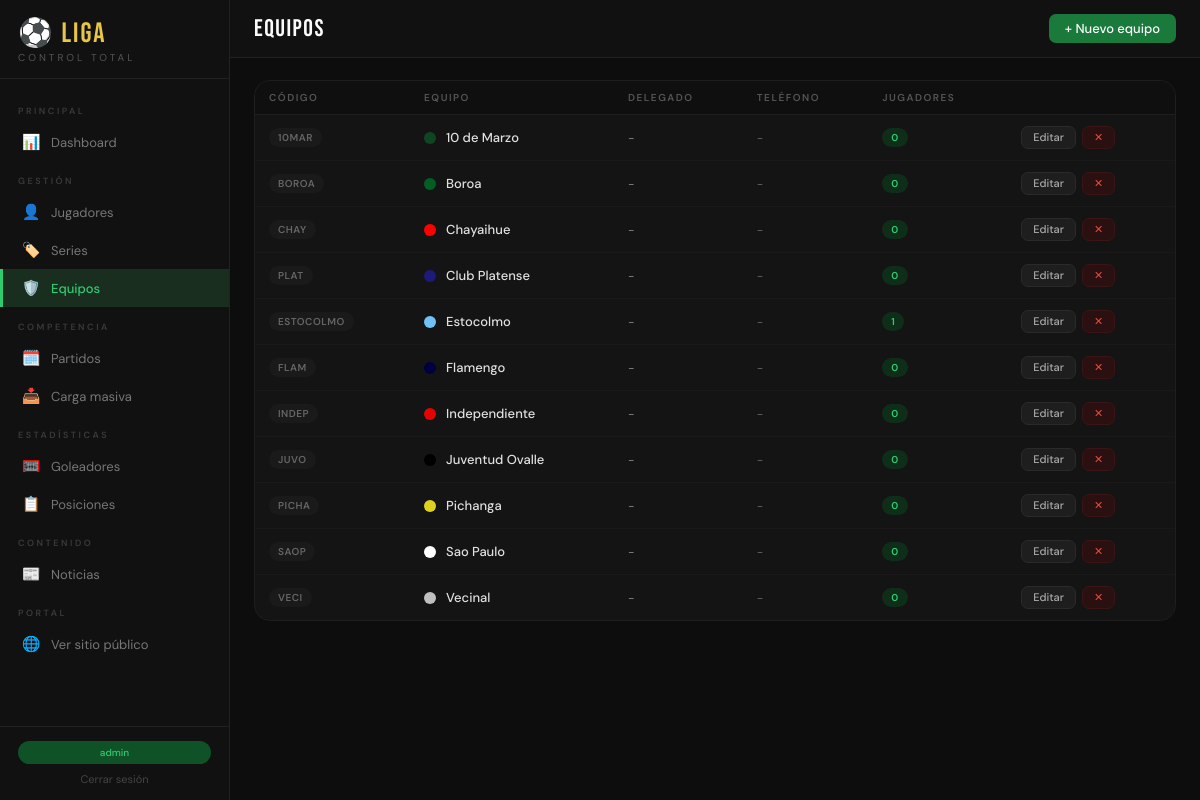
Page /admin/equipos/ (signed in) on the committed database.
### app/models/__init__.py (models this page shows, shortened)
class Usuario(UserMixin, db.Model):
    __tablename__ = 'usuarios'
    id = db.Column(db.Integer, primary_key=True)
    username = db.Column(db.String(64), unique=True, nullable=False)
    email = db.Column(db.String(120), unique=True, nullable=False)
    password_hash = db.Column(db.String(256), nullable=False)
    es_admin = db.Column(db.Boolean, default=False)
    creado_en = db.Column(db.DateTime, default=datetime.utcnow)

class Equipo(db.Model):
    __tablename__ = 'equipos'
    id = db.Column(db.Integer, primary_key=True)
    codigo = db.Column(db.String(10), unique=True, nullable=False)
    nombre = db.Column(db.String(100), nullable=False)
    color = db.Column(db.String(7), default='#1a7a3c')
    delegado = db.Column(db.String(100))
    telefono_delegado = db.Column(db.String(20))
    activo = db.Column(db.Boolean, default=True)
    creado_en = db.Column(db.DateTime, default=datetime.utcnow)
    jugadores = db.relationship('Jugador', backref='equipo', lazy='dynamic')
    partidos_local = db.relationship('Partido', foreign_keys='Partido.local_id', backref='equipo_local', lazy='dynamic')
    partidos_visita = db.relationship('Partido', foreign_keys='Partido.visita_id', backref='equipo_visita', lazy='dynamic')
    @property
    def total_jugadores(self):
        return self.jugadores.count()

### app/routes/equipos.py (the view)
@equipos_bp.route('/')
@login_required
def index():
    equipos = Equipo.query.filter_by(activo=True).order_by(Equipo.nombre).all()
    return render_template('equipos/index.html', equipos=equipos)

### app/models/__init__.py (called while the page is built)
@login_manager.user_loader
def load_user(user_id):
    return Usuario.query.get(int(user_id))

### app/templates/equipos/index.html (shortened to what this page needs)
{% extends 'base.html' %}
{% block topbar_title %}EQUIPOS{% endblock %}
{% block topbar_actions %}<a href="{{ url_for('equipos.form') }}" class="btn btn-primary">+ Nuevo equipo</a>{% endblock %}
{% block content %}
<div class="card">
  <div class="table-wrap">
    {% if equipos %}
    <table>
      <thead><tr><th>Código</th><th>Equipo</th><th>Delegado</th><th>Teléfono</th><th>Jugadores</th><th></th></tr></thead>
      <tbody>
        {% for e in equipos %}
        <tr>
          <td><span class="badge b-gray">{{ e.codigo }}</span></td>
          <td>
            <div style="display:flex;align-items:center;gap:10px">
              <div style="width:12px;height:12px;border-radius:50%;background:{{ e.color }};flex-shrink:0"></div>
              <span style="font-weight:500;color:#e0e0e0">{{ e.nombre }}</span>
            </div>
          </td>
          <td style="font-size:12px;color:#888">{{ e.delegado or '-' }}</td>
          <td style="font-size:12px;color:#666">{{ e.telefono_delegado or '-' }}</td>
          <td><span class="badge b-green">{{ e.total_jugadores }}</span></td>
          <td>
            <div style="display:flex;gap:6px">
              <a href="{{ url_for('equipos.form', id=e.id) }}" class="btn btn-secondary btn-sm">Editar</a>
              <form method="POST" action="{{ url_for('equipos.eliminar', id=e.id) }}" onsubmit="return confirm('¿Desactivar equipo {{ e.nombre }}?')">
                <button type="submit" class="btn btn-danger btn-sm">✕</button>
              </form>
            </div>
          </td>
        </tr>
        {% endfor %}
      </tbody>
    </table>
    {% else %}
    <div class="empty-state">
      <div class="empty-icon">🛡️</div>
      <div class="empty-text">No hay equipos registrados.</div>
      <a href="{{ url_for('equipos.form') }}" class="btn btn-primary">+ Crear primer equipo</a>
    </div>
    {% endif %}
  </div>
</div>
{% endblock %}

### app/templates/base.html (shortened to what this page needs)
<!DOCTYPE html>
<html lang="es">
<head>
</head>
<body>
<nav class="sidebar" id="sidebar">
  <div class="logo">
    <div class="logo-title">⚽ LIGA</div>
    <div class="logo-sub">Control Total</div>
  </div>
  <div class="nav">
    <div class="nav-section">Principal</div>
    <a href="{{ url_for('dashboard.index') }}" class="nav-item {% if request.endpoint == 'dashboard.index' %}active{% endif %}">
      <span class="nav-icon">📊</span><span>Dashboard</span>
    </a>
    <div class="nav-section">Gestión</div>
    <a href="{{ url_for('jugadores.index') }}" class="nav-item {% if request.blueprint == 'jugadores' %}active{% endif %}">
      <span class="nav-icon">👤</span><span>Jugadores</span>
    </a>
    <a href="{{ url_for('series.index') }}" class="nav-item {% if request.blueprint == 'series' %}active{% endif %}">
      <span class="nav-icon">🏷️</span><span>Series</span>
    </a>
    <a href="{{ url_for('equipos.index') }}" class="nav-item {% if request.blueprint == 'equipos' %}active{% endif %}">
      <span class="nav-icon">🛡️</span><span>Equipos</span>
    </a>
    <div class="nav-section">Competencia</div>
    <a href="{{ url_for('partidos.index') }}" class="nav-item {% if request.blueprint == 'partidos' %}active{% endif %}">
      <span class="nav-icon">🗓️</span><span>Partidos</span>
    </a>
    <a href="{{ url_for('carga_masiva.partidos') }}" class="nav-item {% if request.blueprint == 'carga_masiva' %}active{% endif %}">
      <span class="nav-icon">📥</span><span>Carga masiva</span>
    </a>
    <div class="nav-section">Estadísticas</div>
    <a href="{{ url_for('goleadores.index') }}" class="nav-item {% if request.blueprint == 'goleadores' %}active{% endif %}">
      <span class="nav-icon">🥅</span><span>Goleadores</span>
    </a>
    <a href="{{ url_for('tabla.index') }}" class="nav-item {% if request.blueprint == 'tabla' %}active{% endif %}">
      <span class="nav-icon">📋</span><span>Posiciones</span>
    </a>
    <div class="nav-section">Contenido</div>
    <a href="{{ url_for('noticias_admin.index') }}" class="nav-item {% if request.blueprint == 'noticias_admin' %}active{% endif %}">
      <span class="nav-icon">📰</span><span>Noticias</span>
    </a>
    <div class="nav-section">Portal</div>
    <a href="{{ url_for('public.home') }}" class="nav-item" target="_blank">
      <span class="nav-icon">🌐</span><span>Ver sitio público</span>
    </a>
  </div>
  <div class="sidebar-footer">
    <span class="badge-liga">{{ current_user.username }}</span>
    <a href="{{ url_for('auth.logout') }}" style="display:block;text-align:center;font-size:11px;color:#444;margin-top:8px;text-decoration:none">Cerrar sesión</a>
  </div>
</nav>
<div class="main">
  <div class="topbar">
    <div style="display:flex;align-items:center;gap:10px">
      <div class="topbar-title">{% block topbar_title %}{% endblock %}</div>
    </div>
    <div class="topbar-actions">{% block topbar_actions %}{% endblock %}</div>
  </div>
  <div class="content">
    {% block content %}{% endblock %}
  </div>
</div>
</body>
</html>

### app/templates/base.html (style rules this page uses)
* { box-sizing:border-box;margin:0;padding:0 }
:root { --verde:#1a7a3c;--verde-claro:#2ecc71;--verde-oscuro:#0f5228; --negro:#0d0d0d;--blanco:#fafafa;--gris:#f0f0ee;--gris-medio:#d0d0cc; --acento:#e8c547;--rojo:#c0392b;--azul:#2980b9; --font-title:'Bebas Neue',sans-serif;--font-body:'DM Sans',sans-serif; --radius:10px;--radius-lg:16px;--sidebar-w:230px; }
body { font-family:var(--font-body);background:var(--negro);color:var(--blanco);min-height:100vh;display:flex }
.sidebar { width:var(--sidebar-w);background:#111;border-right:1px solid #222;position:fixed;top:0;left:0;height:100vh;display:flex;flex-direction:column;z-index:100;overflow-y:auto }
.logo { padding:20px 18px 14px;border-bottom:1px solid #222 }
.logo-title { font-family:var(--font-title);font-size:28px;color:var(--acento);letter-spacing:2px;line-height:1 }
.logo-sub { font-size:10px;color:#555;letter-spacing:3px;text-transform:uppercase;margin-top:3px }
.nav { flex:1;padding:12px 0 }
.nav-section { font-size:9px;letter-spacing:2.5px;color:#3a3a3a;text-transform:uppercase;padding:14px 18px 6px;font-weight:600 }
.nav-item { display:flex;align-items:center;gap:10px;padding:9px 18px;border-left:3px solid transparent;transition:all .15s;color:#777;font-size:13px;text-decoration:none }
.nav-item.active { background:#1a2e1f;color:var(--verde-claro);border-left-color:var(--verde-claro);font-weight:500 }
.nav-icon { font-size:15px;width:20px;text-align:center }
.sidebar-footer { padding:14px 18px;border-top:1px solid #222 }
.badge-liga { background:var(--verde-oscuro);color:var(--verde-claro);font-size:10px;padding:5px 10px;border-radius:20px;font-weight:500;text-align:center;display:block }
.main { margin-left:var(--sidebar-w);flex:1;display:flex;flex-direction:column;min-height:100vh }
.topbar { background:#111;border-bottom:1px solid #222;padding:0 24px;height:58px;display:flex;align-items:center;justify-content:space-between;position:sticky;top:0;z-index:50 }
.topbar-title { font-family:var(--font-title);font-size:24px;letter-spacing:1.5px }
.topbar-actions { display:flex;gap:10px;align-items:center }
.content { padding:22px 24px;flex:1 }
.btn { font-family:var(--font-body);font-size:13px;font-weight:500;padding:8px 16px;border-radius:7px;cursor:pointer;border:none;transition:all .15s;display:inline-flex;align-items:center;gap:7px;text-decoration:none;line-height:1 }
.btn-primary { background:var(--verde);color:#fff }
.btn-secondary { background:#1e1e1e;color:#aaa;border:1px solid #2a2a2a }
.btn-danger { background:#2a1010;color:#e74c3c;border:1px solid #3a1515 }
.btn-sm { padding:5px 11px;font-size:11px }
.card { background:#141414;border:1px solid #1e1e1e;border-radius:var(--radius-lg);overflow:hidden;margin-bottom:18px }
.table-wrap { overflow-x:auto }
table { width:100%;border-collapse:collapse }
th { background:#0f0f0f;color:#555;font-size:10px;font-weight:600;letter-spacing:1.5px;text-transform:uppercase;padding:10px 14px;text-align:left;border-bottom:1px solid #1e1e1e;white-space:nowrap }
td { padding:11px 14px;border-bottom:1px solid #191919;font-size:13px;color:#bbb;vertical-align:middle }
tr:last-child td { border-bottom:none }
.badge { display:inline-block;font-size:10px;font-weight:600;padding:3px 9px;border-radius:20px;letter-spacing:.5px;white-space:nowrap }
.b-green { background:#0f2e1a;color:var(--verde-claro) }
.b-gray { background:#1a1a1a;color:#666 }

### rows in the picture
Usuario: username "admin"
Equipo: codigo "10MAR", nombre "10 de Marzo", delegado "-", telefono_delegado "-", total_jugadores "0"
Equipo: codigo "BOROA", nombre "Boroa", delegado "-", telefono_delegado "-", total_jugadores "0"
Equipo: codigo "CHAY", nombre "Chayaihue", delegado "-", telefono_delegado "-", total_jugadores "0"
Equipo: codigo "PLAT", nombre "Club Platense", delegado "-", telefono_delegado "-", total_jugadores "0"
Equipo: codigo "ESTOCOLMO", nombre "Estocolmo", delegado "-", telefono_delegado "-", total_jugadores "1"
Equipo: codigo "FLAM", nombre "Flamengo", delegado "-", telefono_delegado "-", total_jugadores "0"
Equipo: codigo "INDEP", nombre "Independiente", delegado "-", telefono_delegado "-", total_jugadores "0"
Equipo: codigo "JUVO", nombre "Juventud Ovalle", delegado "-", telefono_delegado "-", total_jugadores "0"
Equipo: codigo "PICHA", nombre "Pichanga", delegado "-", telefono_delegado "-", total_jugadores "0"
Equipo: codigo "SAOP", nombre "Sao Paulo", delegado "-", telefono_delegado "-", total_jugadores "0"
Equipo: codigo "VECI", nombre "Vecinal", delegado "-", telefono_delegado "-", total_jugadores "0"
